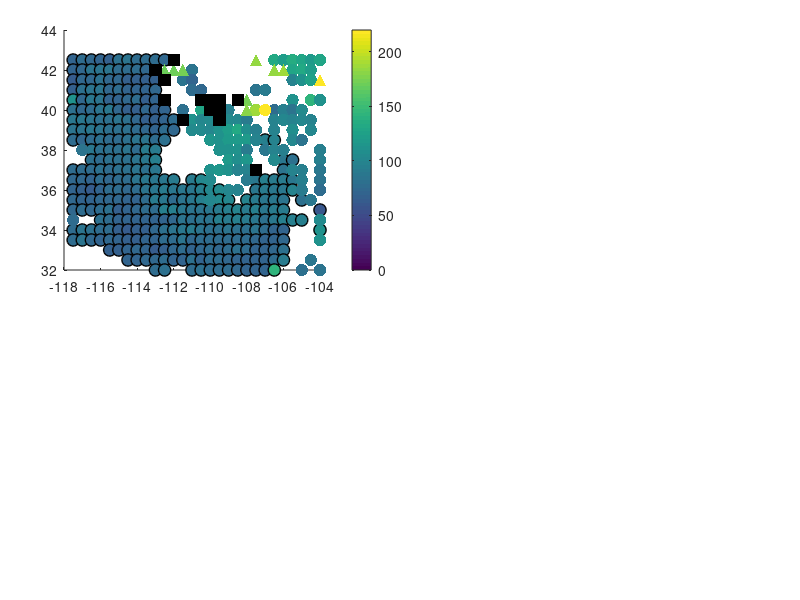

Source code (MATLAB): (Note: this script raises an error after producing the figure.)
% Plot main text Figures


addpath('/Users/evagolos/Research/Misc/Colormaps/slanCM/');
addpath('/Users/evagolos/Research/ReceiverFunctions/THBI_from_Zach/SWUS/Visualization/github_repo/');



load data/Gradients_all.mat





%% Figure 5: LAB and MLD maps
f0= figure;
ppos= get(f0,'Position');
set(f0,'Position',[ppos(1) ppos(2) ppos(3)*1.7 ppos(4)*1.8]);

% LAB depth
ax1= axes('Position',[0.08 0.55 0.4 0.4]); hold on;
scatter(Lon(is1a & ~gradual),Lat(is1a & ~gradual),80,NVG1_Z(is1a & ~gradual),'filled','MarkerEdgeColor','k','linewidth',1);
scatter(Lon(shallow_is_LAB),Lat(shallow_is_LAB),80,NVG1_Z(shallow_is_LAB),'filled');
scatter(Lon(deep_is_LAB & ~shallow_is_MLD),Lat(deep_is_LAB & ~shallow_is_MLD),80,NVG2_Z(deep_is_LAB & ~shallow_is_MLD),'filled');
scatter(Lon(shallow_is_MLD & deep_is_LAB),Lat(shallow_is_MLD & deep_is_LAB),80,NVG2_Z(shallow_is_MLD & deep_is_LAB),'^','filled');
scatter(Lon(gradual),Lat(gradual),80,'k','s','filled');
c= colorbar(); c.Label.String= 'Depth (km)';
caxis([60 250]);
colormap(gca,flipud(slanCM(61)));
plotRegions(gca);
xlim([-117.5 -104]); ylim([32 42.5]);
ylabel('Latitude (^o)');
set(gca,'FontSize',16);
title('a) Inferred Depth to LAB');

% MLD depth
ax2= axes('Position',[0.55 0.55 0.4 0.4]); hold on; hold on;
scatter(Lon(shallow_is_MLD),Lat(shallow_is_MLD),80,NVG1_Z(shallow_is_MLD),'^','filled');
c= colorbar(); c.Label.String= 'Depth (km)';
caxis([60 250]);
colormap(gca,flipud(slanCM(61)));
plotRegions(gca);
xlim([-117.5 -104]); ylim([32 42.5]);
%ylabel('Latitude (^o)'); xlabel('Longitude (^o)'); 
set(gca,'FontSize',16);
title('b) Inferred Depth to MLD');

% LAB Vs contrast
ax3= axes('Position',[0.08 0.08 0.4 0.4]); hold on; hold on;
scatter(Lon(is1a & ~gradual),Lat(is1a & ~gradual),80,LAB_amp(is1a & ~gradual),'filled','MarkerEdgeColor','k','linewidth',1);
scatter(Lon(shallow_is_LAB),Lat(shallow_is_LAB),80,LAB_amp(shallow_is_LAB),'filled');
scatter(Lon(deep_is_LAB & ~shallow_is_MLD),Lat(deep_is_LAB & ~shallow_is_MLD),80,LAB_amp(deep_is_LAB & ~shallow_is_MLD),'filled');
scatter(Lon(deep_is_LAB & shallow_is_MLD),Lat(deep_is_LAB & shallow_is_MLD),80,LAB_amp(deep_is_LAB & shallow_is_MLD),'^','filled');
scatter(Lon(gradual),Lat(gradual),80,'k','s','filled');
c= colorbar(); c.Label.String= '% dVs Contrast';
caxis([0 10]);
plotRegions(gca);
xlim([-117.5 -104]); ylim([32 42.5]);
xlabel('Longitude (^o)'); ylabel('Latitude (^o)');
set(gca,'FontSize',16);
title('c) LAB Vs Contrast');

% LAB width
ax4= axes('Position',[0.55 0.08 0.4 0.4]); hold on; hold on;
scatter(Lon(is1a & ~gradual),Lat(is1a & ~gradual),80,LAB_width(is1a & ~gradual),'filled','MarkerEdgeColor','k','linewidth',1);
scatter(Lon(shallow_is_LAB),Lat(shallow_is_LAB),80,LAB_width(shallow_is_LAB),'filled');
scatter(Lon(deep_is_LAB & ~shallow_is_MLD),Lat(deep_is_LAB & ~shallow_is_MLD),80,LAB_width(deep_is_LAB & ~shallow_is_MLD),'filled');
scatter(Lon(deep_is_LAB & shallow_is_MLD),Lat(deep_is_LAB & shallow_is_MLD),80,LAB_width(deep_is_LAB & shallow_is_MLD),'^','filled');
scatter(Lon(gradual),Lat(gradual),80,'k','s','filled');
c= colorbar(); c.Label.String= 'Depth (km)';
caxis([40 150]);
colormap(gca,flipud(slanCM(61)));
plotRegions(gca);
xlim([-117.5 -104]); ylim([32 42.5]);
xlabel('Longitude (^o)'); %ylabel('Latitude (^o)');
set(gca,'FontSize',16);
title('d) LAB Width (km)');



%% Figure 6: LAB width vs. depth trend

figure; hold on;
a1= scatter(LAB_Z(is1a & ~gradual),LAB_width(is1a & ~gradual),40,NVG1_Vs(is1a & ~gradual),'filled','MarkerEdgeColor','k','linewidth',1.2);
a2= scatter(LAB_Z(shallow_is_LAB),LAB_width(shallow_is_LAB),50,NVG1_Vs(shallow_is_LAB),'filled','MarkerEdgeColor',[0.5 0.5 0.5],'linewidth',0.5);
a3= scatter(LAB_Z(deep_is_LAB & ~shallow_is_MLD),LAB_width(deep_is_LAB & ~shallow_is_MLD),50,NVG2_Vs(deep_is_LAB & ~shallow_is_MLD),'filled','MarkerEdgeColor',[0.5 0.5 0.5],'linewidth',0.5);
a4= scatter(LAB_Z(deep_is_LAB & shallow_is_MLD),LAB_width(deep_is_LAB & shallow_is_MLD),50,NVG2_Vs(deep_is_LAB & shallow_is_MLD),'filled','^','MarkerEdgeColor',[0.5 0.5 0.5],'linewidth',0.5);
c= colorbar();
cmap = getPyPlot_cMap('Spectral', 1000);
colormap(gca,cmap);
caxis([4.18 4.7]);
c.Label.String= 'Vs (km/s)';
legend([a1 a4],'Only LAB','LAB with MLD');
xlabel('LAB Depth (km)'); ylabel('LAB gradient width (km)');
title('LAB Width vs. Depth');
set(gca,'FontSize',16);





%% Figure 7: PVG points below known LAB.

f3= figure;
ppos= get(f3,'Position');
set(f3,'Position',[ppos(1) ppos(2) ppos(3)*3 ppos(4)*2]);

% Histogram of PVG depths.
subplot(2,3,1); hold on;
histogram(PVG_Z(isPVG_amp),15);
xlabel('PVG Depth (km)'); ylabel('Number');
set(gca,'FontSize',16);
title('a) PVG Depth Distribution');

% Non-convincing plot of contrast vs. depth
subplot(2,3,2); hold on;
scatter(PVG_Z(isPVG_amp & PVG_amp>0),100*PVG_amp(isPVG_amp & PVG_amp>0),'filled');
xlabel('Depth to PVG center'); ylabel('PVG Vs Contrast');
set(gca,'FontSize',16);
title('b) Vs Contrast and Depth of PVG');

% Slightly convincing plot of contrast vs. Vs above PVG
subplot(2,3,3); hold on;
scatter(PVG_Vs_top(isPVG_amp & PVG_amp>0),100*PVG_amp(isPVG_amp & PVG_amp>0),'filled');
% Fit a line showing trend.
mdl= fitlm(PVG_Vs_top(isPVG_amp & PVG_amp>0),100*PVG_amp(isPVG_amp & PVG_amp>0));
xest= 3.9:0.1:4.6;
PVG_amp_est= mdl.Coefficients.Estimate(1) + mdl.Coefficients.Estimate(2)*xest;
plot(xest,PVG_amp_est,'linewidth',1.2,'Color','k');
xlabel('Vs above PVG'); ylabel('PVG Vs Contrast');
set(gca,'FontSize',16);
title('c) Vs Contrast and Vs Above PVG');

% Depth to center of PVG
subplot(2,3,4); hold on;
scatter(Lon(isPVG_amp),Lat(isPVG_amp),80,PVG_Z(isPVG_amp),'filled');
scatter(Lon(isPVG_amp & is1a),Lat(isPVG_amp & is1a),120,PVG_Z(isPVG_amp & is1a),'filled','MarkerEdgeColor','k','linewidth',1.2);
c= colorbar();
c.Label.String= 'Depth (km)';
colormap(gca,flipud(slanCM(61)));
plotRegions(gca);
xlim([-117.5 -104]); ylim([32 42.5]);
set(gca,'FontSize',16);
xlabel('Longitude (^o)'); ylabel('Latitude (^o)');
title('d) Depth to PVG Center');

% Vs at the top of PVG
subplot(2,3,5); hold on;
scatter(Lon(isPVG_amp),Lat(isPVG_amp),80,PVG_Vs_bottom(isPVG_amp),'filled');
scatter(Lon(isPVG_amp & is1a),Lat(isPVG_amp & is1a),120,PVG_Vs_top(isPVG_amp & is1a),'filled','MarkerEdgeColor','k','linewidth',1.2);
c= colorbar();
c.Label.String= 'Vs (km/s)';
caxis([4 4.35]);
cmap = getPyPlot_cMap('Spectral',1000);
colormap(gca,cmap);
plotRegions(gca);
xlim([-117.5 -104]); ylim([32 42.5]);
set(gca,'FontSize',16);
xlabel('Longitude (^o)'); ylabel('Latitude (^o)');
title('e) Vs at top of PVG');

% Vs contrast over PVG.
subplot(2,3,6); hold on;
scatter(Lon(isPVG_amp),Lat(isPVG_amp),80,PVG_amp(isPVG_amp),'filled');
scatter(Lon(isPVG_amp & is1a),Lat(isPVG_amp & is1a),120,100*PVG_amp(isPVG_amp & is1a),'filled','MarkerEdgeColor','k','linewidth',1.2);
c= colorbar();
c.Label.String= '% Vs Contrast';
plotRegions(gca);
xlim([-117.5 -104]); ylim([32 42.5]);
set(gca,'FontSize',16);
xlabel('Longitude (^o)'); ylabel('Latitude (^o)');
title('f) PVG Vs Contrast');